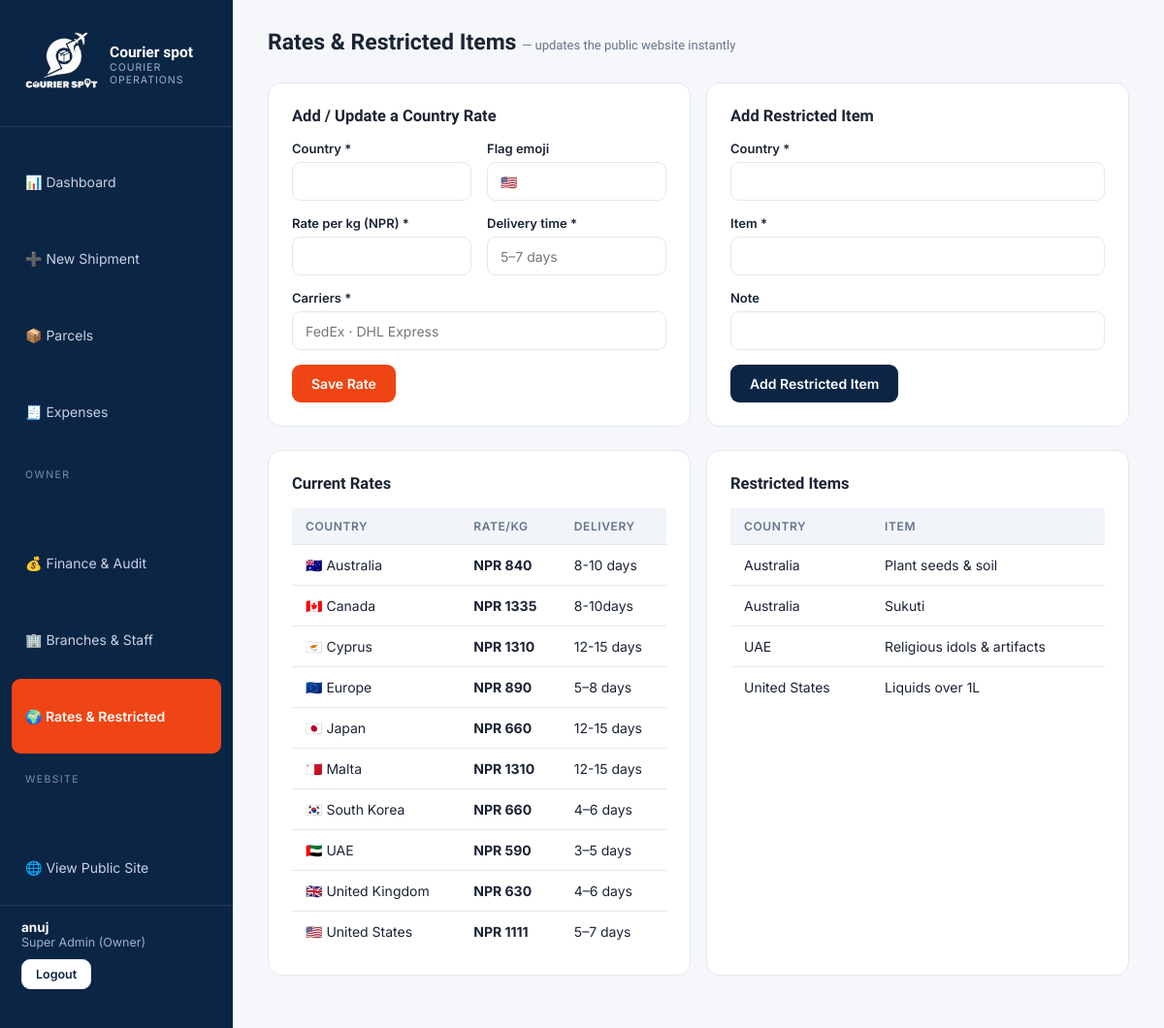
Page /panel/rates/ (signed in) on the committed database.
### accounts/models.py (models this page shows, shortened)
class User(AbstractUser):
    class Roles(models.TextChoices):
        SUPERADMIN = 'SUPERADMIN', 'Super Admin (Owner)'
        BRANCH_ADMIN = 'BRANCH_ADMIN', 'Branch Admin'
        STAFF = 'STAFF', 'Staff'
        CUSTOMER = 'CUSTOMER', 'Customer'
    role = models.CharField(max_length=20, choices=Roles.choices, default=Roles.CUSTOMER)
    branch = models.ForeignKey('operations.Branch', null=True, blank=True,
                               on_delete=models.SET_NULL, related_name='users')
    phone = models.CharField(max_length=20, blank=True)
    address = models.CharField(max_length=255, blank=True)
    @property
    def is_owner(self):
        return self.role == self.Roles.SUPERADMIN

### core/models.py (models this page shows, shortened)
class RateCard(models.Model):
    country = models.CharField(max_length=80, unique=True)
    flag = models.CharField(max_length=8, blank=True, help_text='Emoji flag, e.g. 🇺🇸')
    rate_per_kg = models.DecimalField(max_digits=12, decimal_places=2)
    delivery_days = models.CharField(max_length=30, help_text='e.g. 5–7 days')
    carriers = models.CharField(max_length=120, help_text='e.g. FedEx · DHL Express')
    is_active = models.BooleanField(default=True)
    class Meta:
        ordering = ['country']

class RestrictedItem(models.Model):
    country = models.CharField(max_length=80)
    item = models.CharField(max_length=160)
    note = models.CharField(max_length=255, blank=True)
    class Meta:
        ordering = ['country', 'item']

### operations/views.py (the view, shortened to what this page needs)
# urls.py: path('panel/rates/', ops.rates_manage, name='rates_manage'),
@owner_required
def rates_manage(request):
    return render(request, 'panel/rates.html',
                  {'rates': RateCard.objects.all(), 'restricted': RestrictedItem.objects.all()})

### operations/views.py (called while the page is built)
def owner_required(view):
    @wraps(view)
    @login_required
    def wrapper(request, *a, **kw):
        if not request.user.is_owner:
            return HttpResponseForbidden('Owner access only.')
        return view(request, *a, **kw)
    return wrapper

### templates/panel/rates.html (shortened to what this page needs)
{% extends "panel/base_panel.html" %}
{% block content %}
<div class="topbar"><h1>Rates & Restricted Items <span style="font-size:13px;color:var(--muted);font-weight:400">— updates the public website instantly</span></h1></div>
<div class="fgrid">
  <div class="card">
    <h3>Add / Update a Country Rate</h3>
    <form method="post">{% csrf_token %}
      <div class="fgrid">
        <div class="fg"><label>Country *</label><input name="country" required></div>
        <div class="fg"><label>Flag emoji</label><input name="flag" placeholder="🇺🇸"></div>
      </div>
      <div class="fgrid">
        <div class="fg"><label>Rate per kg (NPR) *</label><input type="number" step="0.01" name="rate_per_kg" required></div>
        <div class="fg"><label>Delivery time *</label><input name="delivery_days" placeholder="5–7 days" required></div>
      </div>
      <div class="fg"><label>Carriers *</label><input name="carriers" placeholder="FedEx · DHL Express" required></div>
      <button class="btn">Save Rate</button>
    </form>
  </div>
  <div class="card">
    <h3>Add Restricted Item</h3>
    <form method="post" action="{% url 'restricted_add' %}">{% csrf_token %}
      <div class="fg"><label>Country *</label><input name="country" required></div>
      <div class="fg"><label>Item *</label><input name="item" required></div>
      <div class="fg"><label>Note</label><input name="note"></div>
      <button class="btn navy">Add Restricted Item</button>
    </form>
  </div>
</div>
<div class="fgrid">
  <div class="card"><h3>Current Rates</h3>
    <table><thead><tr><th>COUNTRY</th><th>RATE/KG</th><th>DELIVERY</th></tr></thead><tbody>
      {% for r in rates %}<tr><td>{{ r.flag }} {{ r.country }}</td><td><b>NPR {{ r.rate_per_kg|floatformat:0 }}</b></td><td>{{ r.delivery_days }}</td></tr>{% endfor %}
    </tbody></table></div>
  <div class="card"><h3>Restricted Items</h3>
    <table><thead><tr><th>COUNTRY</th><th>ITEM</th></tr></thead><tbody>
      {% for x in restricted %}<tr><td>{{ x.country }}</td><td>{{ x.item }}</td></tr>
      {% empty %}<tr><td colspan="2" style="color:var(--muted)">None yet.</td></tr>{% endfor %}
    </tbody></table></div>
</div>
{% endblock %}

### templates/panel/base_panel.html (shortened to what this page needs)
<!DOCTYPE html>
<html lang="en">
<head>
</head>
<body>
<aside class="side">
  {% load static %}
  <a class="brand" href="{% url 'panel_dashboard' %}">
     <img src="{% static 'courierspotlogowhite.png' %}" alt="Courier Spot" style="height:80px;width:auto;display:block">
    <span><b>Courier spot</b><small>COURIER OPERATIONS</small></span>
  </a>
  <nav>
    <a href="{% url 'panel_dashboard' %}" class="{% if request.resolver_match.url_name == 'panel_dashboard' %}active{% endif %}">📊 Dashboard</a>
    <a href="{% url 'shipment_create' %}" class="{% if request.resolver_match.url_name == 'shipment_create' %}active{% endif %}">➕ New Shipment</a>
    <a href="{% url 'parcel_list' %}" class="{% if request.resolver_match.url_name == 'parcel_list' %}active{% endif %}">📦 Parcels</a>
    <a href="{% url 'expenses' %}" class="{% if request.resolver_match.url_name == 'expenses' %}active{% endif %}">🧾 Expenses</a>
    {% if user.is_owner %}
    <div class="sec">OWNER</div>
    <a href="{% url 'finance' %}" class="{% if request.resolver_match.url_name == 'finance' %}active{% endif %}">💰 Finance & Audit</a>
    <a href="{% url 'branches' %}" class="{% if request.resolver_match.url_name == 'branches' %}active{% endif %}">🏢 Branches & Staff</a>
    <a href="{% url 'rates_manage' %}" class="{% if request.resolver_match.url_name == 'rates_manage' %}active{% endif %}">🌍 Rates & Restricted</a>
    {% endif %}
    <div class="sec">WEBSITE</div>
    <a href="/" target="_blank">🌐 View Public Site</a>
  </nav>
  <div class="foot">
    <b>{{ user.first_name|default:user.username }}</b>
    {{ user.get_role_display }}{% if user.branch %} · {{ user.branch.name }}{% endif %}
    <form method="post" action="{% url 'logout' %}" style="margin-top:10px">{% csrf_token %}
      <button class="btn ghost" style="padding:7px 14px;font-size:12.5px">Logout</button></form>
  </div>
</aside>
<main class="main">
  {% block content %}{% endblock %}
</main>
</body>
</html>

### templates/panel/base_panel.html (style rules this page uses)
:root { --navy:#0B2545;--navy-2:#13315C;--crimson:#EF4413;--crimson-2:#F76B3F;--gold:#F2A900; --bg:#F5F7FA;--card:#FFFFFF;--border:#E3E8EF;--text:#1A2433;--muted:#64748B }
* { margin:0;padding:0;box-sizing:border-box }
body { font-family:'Inter',sans-serif;background:var(--bg);color:var(--text);display:flex;min-height:100vh }
a { text-decoration:none;color:inherit }
h1,h2,h3 { font-family:'Sora',sans-serif }
.side { width:240px;background:var(--navy);color:#fff;padding:26px 0;display:flex;flex-direction:column;position:fixed;top:0;bottom:0 }
.side .brand { display:flex;align-items:center;gap:11px;padding:0 22px 24px;border-bottom:1px solid rgba(255,255,255,.1);margin-bottom:18px }
.side .brand b { font-family:'Sora';font-size:15.5px }
.side .brand small { display:block;font-size:10.5px;color:#9DB2CE;letter-spacing:1px }
.side nav { display:grid;gap:2px;padding:0 12px;flex:1 }
.side nav a { padding:11px 14px;border-radius:9px;font-size:14px;color:#C7D3E3;display:flex;gap:11px;align-items:center;transition:background .2s,color .2s }
.side nav a.active { background:var(--crimson);color:#fff;font-weight:600 }
.side .sec { font-size:10.5px;letter-spacing:1.4px;color:#7B8FAB;padding:18px 14px 6px }
.side .foot { padding:14px 22px;border-top:1px solid rgba(255,255,255,.1);font-size:12.5px;color:#9DB2CE }
.side .foot b { color:#fff;display:block;font-size:13.5px }
.main { margin-left:240px;flex:1;padding:30px 36px;max-width:calc(100vw - 240px) }
.topbar { display:flex;justify-content:space-between;align-items:center;margin-bottom:28px;gap:18px;flex-wrap:wrap }
.topbar h1 { font-size:23px }
.btn { display:inline-flex;align-items:center;gap:8px;background:var(--crimson);color:#fff;border:none;padding:11px 20px;border-radius:9px;font-weight:600;font-size:14px;cursor:pointer;font-family:inherit;transition:background .2s,transform .2s }
.btn.ghost { background:#fff;color:var(--navy);border:1px solid var(--border) }
.btn.navy { background:var(--navy) }
.card { background:var(--card);border:1px solid var(--border);border-radius:14px;padding:24px;margin-bottom:24px }
.card h3 { font-size:16.5px;margin-bottom:16px }
table { width:100%;border-collapse:collapse;font-size:14px }
th { text-align:left;padding:11px 14px;background:#F1F5F9;color:var(--muted);font-size:12px;letter-spacing:.6px;font-weight:600 }
td { padding:12px 14px;border-top:1px solid var(--border) }
label { display:block;font-size:13px;font-weight:600;margin-bottom:6px }
input,select,textarea { width:100%;border:1px solid var(--border);border-radius:9px;padding:10.5px 13px;font-size:14px;font-family:inherit;outline:none;background:#fff }
.fgrid { display:grid;grid-template-columns:1fr 1fr;gap:16px }
.fg { margin-bottom:15px }

### rows in the picture
User: first_name "anuj", role "Super Admin (Owner)"
RateCard: flag "🇦🇺", country "Australia", rate_per_kg "840", delivery_days "8-10 days"
RateCard: flag "🇨🇦", country "Canada", rate_per_kg "1335", delivery_days "8-10days"
RateCard: flag "🇨🇾", country "Cyprus", rate_per_kg "1310", delivery_days "12-15 days"
RateCard: flag "🇪🇺", country "Europe", rate_per_kg "890", delivery_days "5–8 days"
RateCard: flag "🇯🇵", country "Japan", rate_per_kg "660", delivery_days "12-15 days"
RateCard: flag "🇲🇹", country "Malta", rate_per_kg "1310", delivery_days "12-15 days"
RateCard: flag "🇰🇷", country "South Korea", rate_per_kg "660", delivery_days "4–6 days"
RateCard: flag "🇦🇪", country "UAE", rate_per_kg "590", delivery_days "3–5 days"
RateCard: flag "🇬🇧", country "United Kingdom", rate_per_kg "630", delivery_days "4–6 days"
RateCard: flag "🇺🇸", country "United States", rate_per_kg "1111", delivery_days "5–7 days"
RestrictedItem: country "Australia", item "Plant seeds & soil"
RestrictedItem: country "Australia", item "Sukuti"
RestrictedItem: country "UAE", item "Religious idols & artifacts"
RestrictedItem: country "United States", item "Liquids over 1L"
